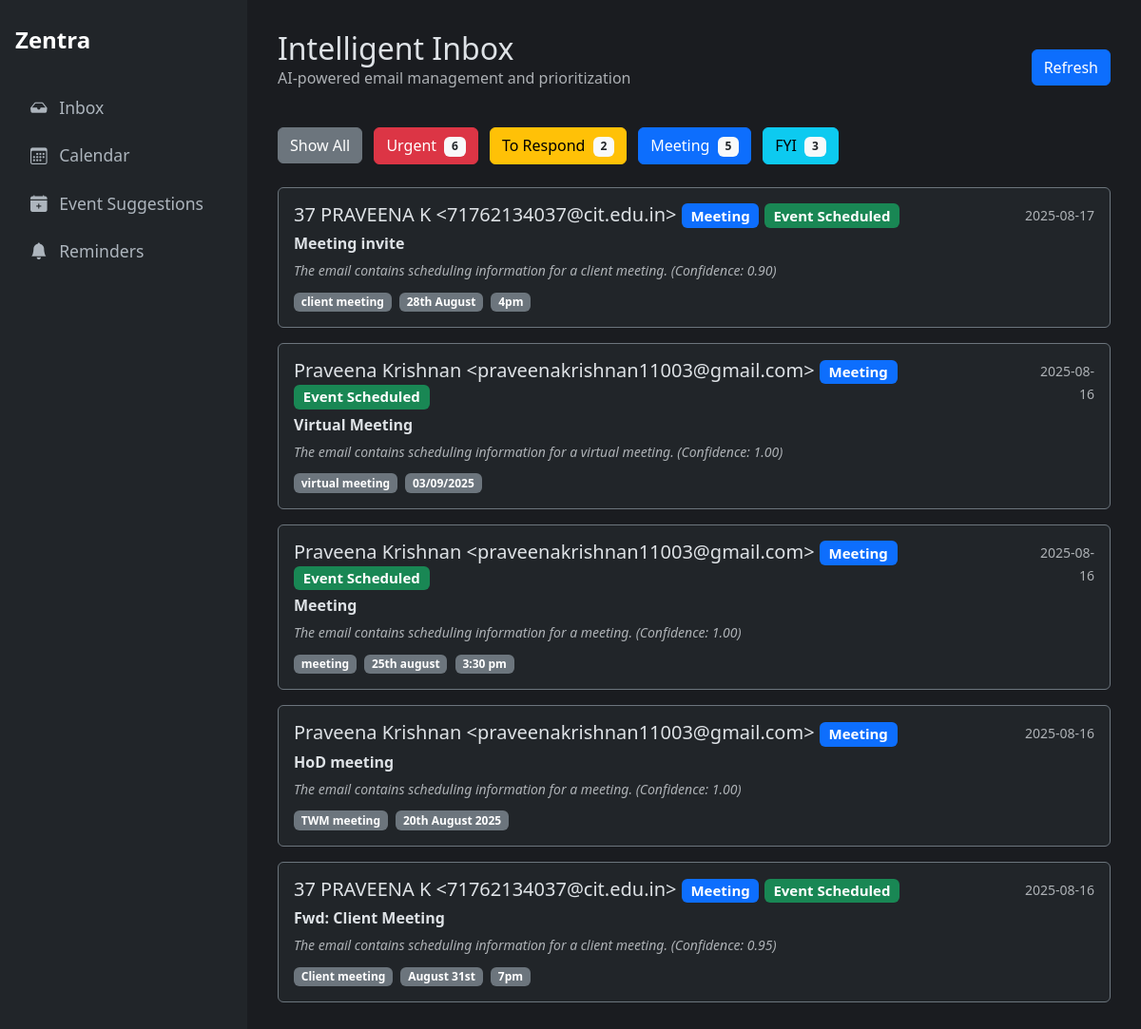
The page /recent_classified?category=Meeting on the database its author committed.
### tables this page shows
CREATE TABLE suggested_events (
    id INTEGER PRIMARY KEY AUTOINCREMENT,
    status TEXT NOT NULL DEFAULT 'pending',
    type TEXT NOT NULL, -- 'meeting' or 'deadline'
    summary TEXT NOT NULL,
    time_expression TEXT NOT NULL, -- MODIFIED: Replaced start_time and end_time
    description TEXT,
    source_email_id INTEGER,
    FOREIGN KEY (source_email_id) REFERENCES classifications (id)
);

CREATE TABLE classifications (
    id INTEGER PRIMARY KEY AUTOINCREMENT,
    gmail_message_id TEXT UNIQUE NOT NULL, -- NEW: Added unique message ID
    created_at TIMESTAMP NOT NULL DEFAULT CURRENT_TIMESTAMP,
    subject TEXT NOT NULL,
    sender TEXT NOT NULL,
    body TEXT,
    category TEXT,
    confidence REAL,
    priority_analysis TEXT,
    category_reason TEXT,
    summary TEXT,
    important_terms TEXT,
    response_draft TEXT
);

### Oauth.py (the view)
@app.route("/recent_classified")
def recent_classified_view():
    category_filter = request.args.get('category', None)
    classifications = database.get_recent_classifications(category_filter=category_filter)
    category_counts = database.get_category_counts()
    category_colors = {"Urgent": "danger", "To Respond": "warning", "Meeting": "primary", "FYI": "info", "Uncategorized": "secondary"}
    return render_template("history.html", classifications=classifications, counts=category_counts, category_colors=category_colors)

### database.py (called while the page is built)
def get_db_connection():
    conn = sqlite3.connect(DATABASE_FILE, timeout=10)
    conn.row_factory = sqlite3.Row
    return conn

def get_recent_classifications(category_filter=None, limit=25):
    conn = get_db_connection()
    query = """
        SELECT
            c.id, c.subject, c.sender, c.category, c.confidence,
            c.category_reason, c.important_terms, c.created_at,
            s.status as suggestion_status
        FROM
            classifications c
        LEFT JOIN
            suggested_events s ON c.id = s.source_email_id
    """
    params = []
    if category_filter:
        query += ' WHERE c.category = ?'
        params.append(category_filter)
    query += ' ORDER BY c.id DESC LIMIT ?'
    params.append(limit)
    classifications = conn.execute(query, tuple(params)).fetchall()
    conn.close()
    return classifications

def get_category_counts():
    conn = get_db_connection()
    counts = conn.execute('SELECT category, COUNT(id) as count FROM classifications GROUP BY category').fetchall()
    conn.close()
    return {row['category']: row['count'] for row in counts}

### templates/history.html
{% extends "layout.html" %}
{% block content %}
<div class="d-flex justify-content-between align-items-center mb-4">
  <div>
    <h1 class="h2 mb-0">Intelligent Inbox</h1>
    <p class="text-muted">AI-powered email management and prioritization</p>
  </div>
  <a href="/recent_classified" class="btn btn-primary">Refresh</a>
</div>
<div class="mb-4">
  <a href="/recent_classified" class="btn btn-secondary me-2">Show All</a>
  <a href="/recent_classified?category=Urgent" class="btn btn-danger me-2">Urgent <span class="badge bg-light text-dark ms-1">{{ counts.get('Urgent', 0) }}</span></a>
  <a href="/recent_classified?category=To Respond" class="btn btn-warning me-2">To Respond <span class="badge bg-light text-dark ms-1">{{ counts.get('To Respond', 0) }}</span></a>
  <a href="/recent_classified?category=Meeting" class="btn btn-primary me-2">Meeting <span class="badge bg-light text-dark ms-1">{{ counts.get('Meeting', 0) }}</span></a>
  <a href="/recent_classified?category=FYI" class="btn btn-info">FYI <span class="badge bg-light text-dark ms-1">{{ counts.get('FYI', 0) }}</span></a>
</div>
{% for item in classifications %}
<a href="/classification/{{ item.id }}" class="text-decoration-none text-white">
  <div class="card mb-3 bg-dark border-secondary">
    <div class="card-body">
      <div class="d-flex w-100 justify-content-between">
        <div class="flex-grow-1">
          <h5 class="mb-1">{{ item.sender }} <span class="badge bg-{{ category_colors.get(item.category, 'secondary') }}">{{ item.category }}</span>
            {% if item.suggestion_status == 'accepted' %}
              <span class="badge bg-success">Event Scheduled</span>
            {% endif %}
          </h5>
          <p class="mb-1"><strong>{{ item.subject }}</strong></p>
          <p class="mb-0 text-muted fst-italic">
            <small>{{ item.category_reason }} (Confidence: {{ "%.2f"|format(item.confidence|float) }})</small>
          </p>
          <div class="mt-2">
            {% if item.important_terms %}
              {% for term in item.important_terms.split(',')[:3] %}
                {% if term.strip() %}
                  <span class="badge bg-secondary me-1">{{ term.strip() }}</span>
                {% endif %}
              {% endfor %}
            {% endif %}
          </div>
        </div>
        <div class="text-end">
          <small class="text-muted">{{ item.created_at[:10] }}</small>
        </div>
      </div>
    </div>
  </div>
</a>
{% else %}
<div class="alert alert-info">No classified emails in history.</div>
{% endfor %}
{% endblock %}

### templates/layout.html (style rules this page uses)
body { display: flex; min-height: 100vh; background-color: #1a1c20; color: #dee2e6; }

### rows shown on the page
suggested_events: sender "37 PRAVEENA K <71762134037@cit.edu.in>", category "Meeting", status "Event Scheduled", subject "Meeting invite", category_reason "The email contains scheduling information for a client meeting.", strip "client meeting" "28th August" "4pm", created_at "2025-08-17"
classifications: confidence "0.90"
suggested_events: sender "Praveena Krishnan <praveenakrishnan11003@gmail.com>", category "Meeting", status "Event Scheduled", subject "Virtual Meeting", category_reason "The email contains scheduling information for a virtual meeting.", strip "virtual meeting" "03/09/2025", created_at "2025-08-16"
classifications: confidence "1.00"
suggested_events: sender "Praveena Krishnan <praveenakrishnan11003@gmail.com>", category "Meeting", status "Event Scheduled", subject "Meeting", category_reason "The email contains scheduling information for a meeting.", strip "meeting" "25th august" "3:30 pm", created_at "2025-08-16"
classifications: confidence "1.00"
classifications: sender "Praveena Krishnan <praveenakrishnan11003@gmail.com>", category "Meeting", subject "HoD meeting", category_reason "The email contains scheduling information for a meeting.", confidence "1.00", strip "TWM meeting" "20th August 2025", created_at "2025-08-16"
suggested_events: sender "37 PRAVEENA K <71762134037@cit.edu.in>", category "Meeting", status "Event Scheduled", subject "Fwd: Client Meeting", category_reason "The email contains scheduling information for a client meeting.", strip "Client meeting" "August 31st" "7pm", created_at "2025-08-16"
classifications: confidence "0.95"

### other values the page prints
{{ counts.get('Urgent', 0) }} "6"
{{ counts.get('To Respond', 0) }} "2"
{{ counts.get('Meeting', 0) }} "5"
{{ counts.get('FYI', 0) }} "3"
